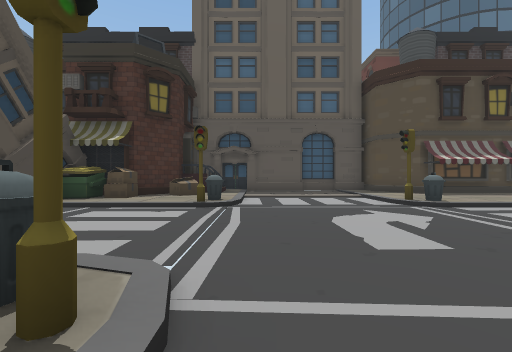
View 1 (above)

18 first-person views from a walk through a Unity game level. The camera is 1.3 m above the floor, looks level and sees 90° across. The floor is counted in squares, 2 m on a side. Each view is taken from the middle of a square. On the plan, view 1 faces up. The plan holds only what a view shows up to about 9 squares ahead; the rest is blank. The place goes on beyond the plan. The player is left out. Some animated figures are not drawn. Some surface patterns are stand-ins.

View 2
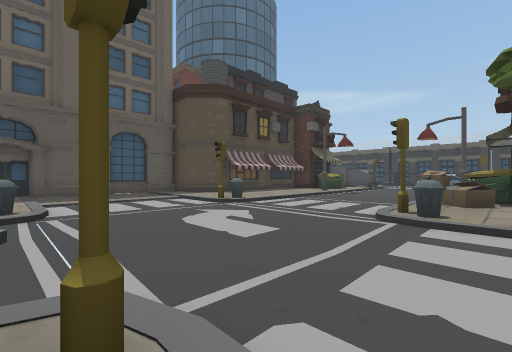

View 3
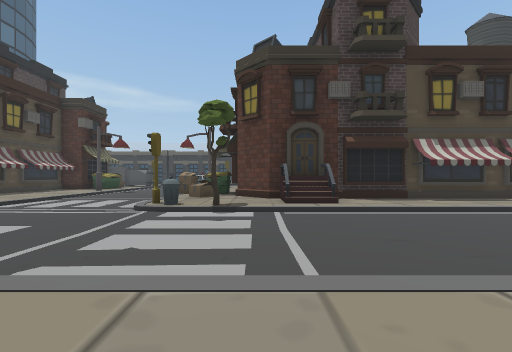

View 4
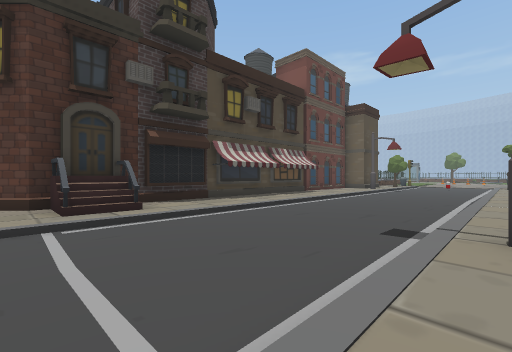

View 5
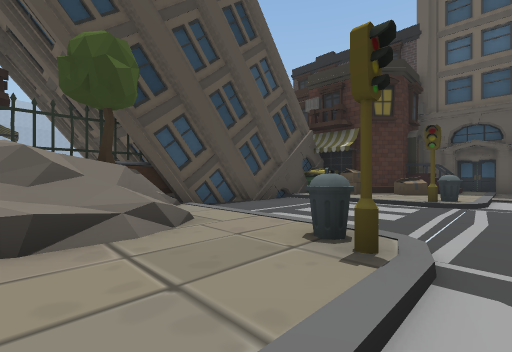

View 6
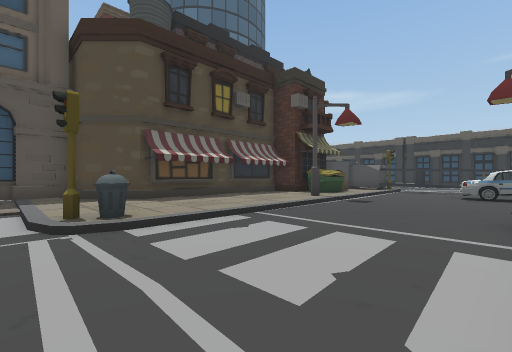

View 7
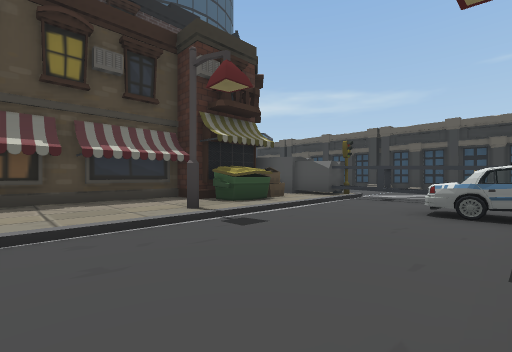

View 8
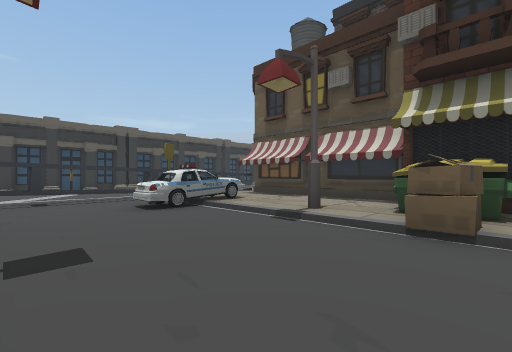

View 9
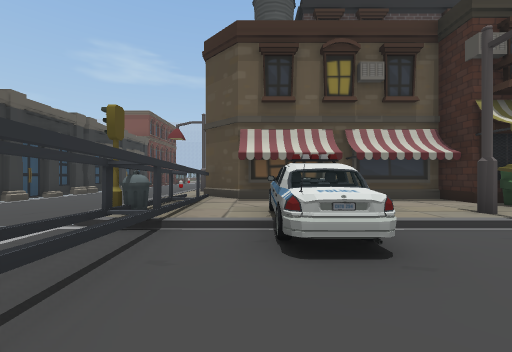

View 10
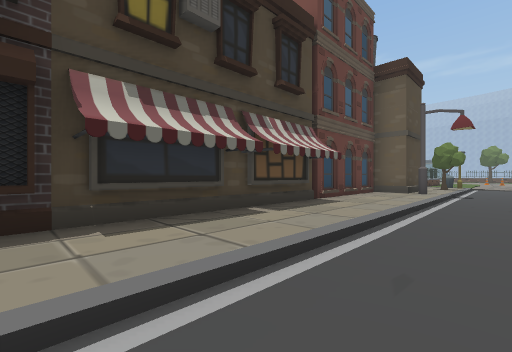

View 11
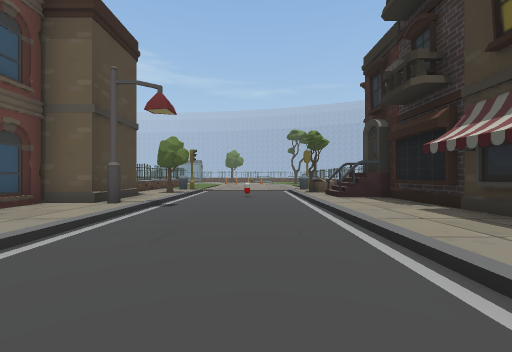

View 12
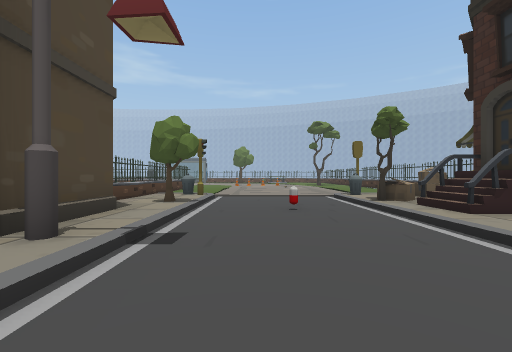

View 13
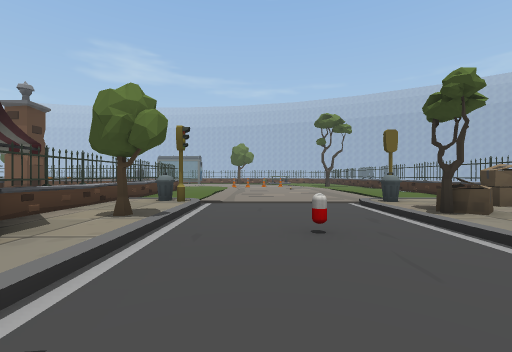

View 14
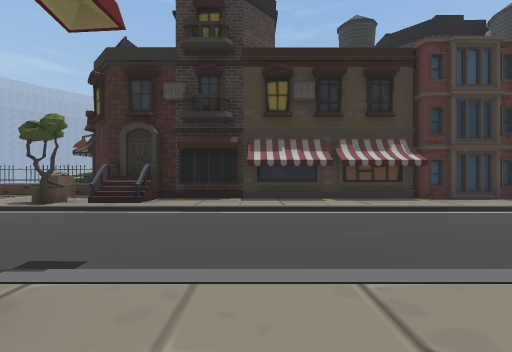

View 15
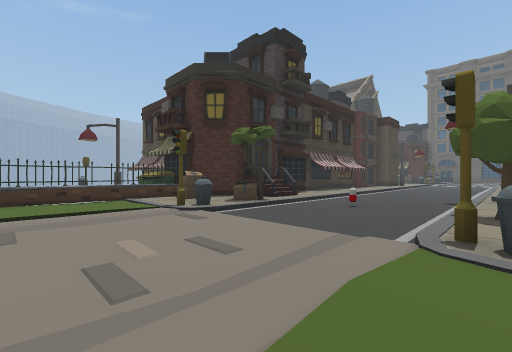

View 16
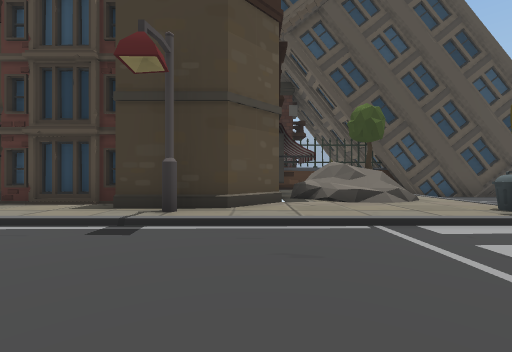

View 17
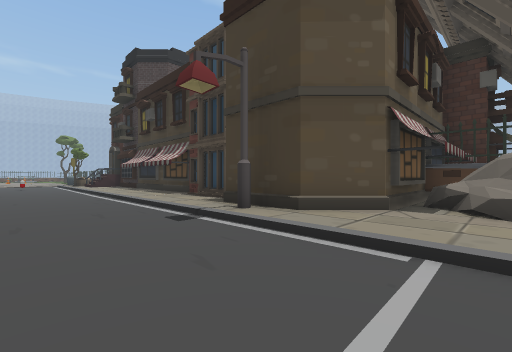

View 18
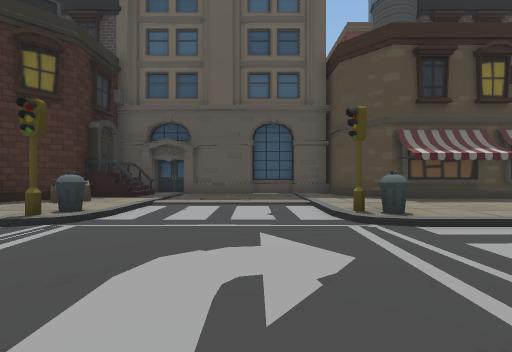

### Floor plan
Key: @ floor where view 1 was taken; # wall or solid block; . main floor; : floor 0.25 m higher than the main floor; / step, stairs or slope; = window, fence, low wall or low ledge; ^ raised ledge; B box; T tree; U dumpster; R rock; C car; O other object.
Columns run from 7 left of view 1 to 16 right of it. Each row starts with its distance up from view 1.
 11     #########
 10     #^/....:#
  9     ##/....:######
  8    ##B:////::#:#:##  #
  7   ##:::....:::::::UB:#
  6   #:::#....^::::::U::#
  5   #..................##
  4   #..................##
  3   #................C..#
  2  ##////....////B///C//#
  1 ###//:#....#:B:::#:C::#
  0  RRTR::@...T::#U::::::#.
 -1   # R::....::###::#:#:#.
 -2 #####::....### #######:
 -3     ##:....###
 -4      ##....::#
 -5     ##:....::#
 -6     #::....::#
 -7     ##:....::#
 -8     ##:....:##
 -9     #::....::#
-10     #::....:##
-11     # :....::#
-12     #::....::#
-13     # :....::#
-14     #::....::#
-15     #::....###
-16     ##/....:#
-17     ##/.O..:#
-18    ##:T....T#
-19   ##B::....:#
-20   ##::#.../=#
-21    =.::...::#
-22    #:::...::#
-23    #:::...::#

Where each view was taken, in squares from view 1:
view 1: 0 up, 0 right, facing up
view 2: 0 up, 1 left, facing up-right
view 3: 1 down, 2 left, facing right
view 4: 1 down, 1 left, facing down-right
view 5: 1 down, 0 right, facing up-left
view 6: 2 up, 3 right, facing up-right
view 7: 2 up, 7 right, facing up-right
view 8: 5 up, 7 right, facing down-right
view 9: 5 up, 13 right, facing down
view 10: 5 down, 2 right, facing down-right
view 11: 9 down, 1 right, facing down
view 12: 12 down, 2 right, facing down
view 13: 14 down, 2 right, facing down
view 14: 13 down, 5 right, facing left
view 15: 23 down, 4 right, facing up-left
view 16: 3 down, 3 right, facing left
view 17: 1 down, 2 right, facing down-left
view 18: 2 up, 2 right, facing up
